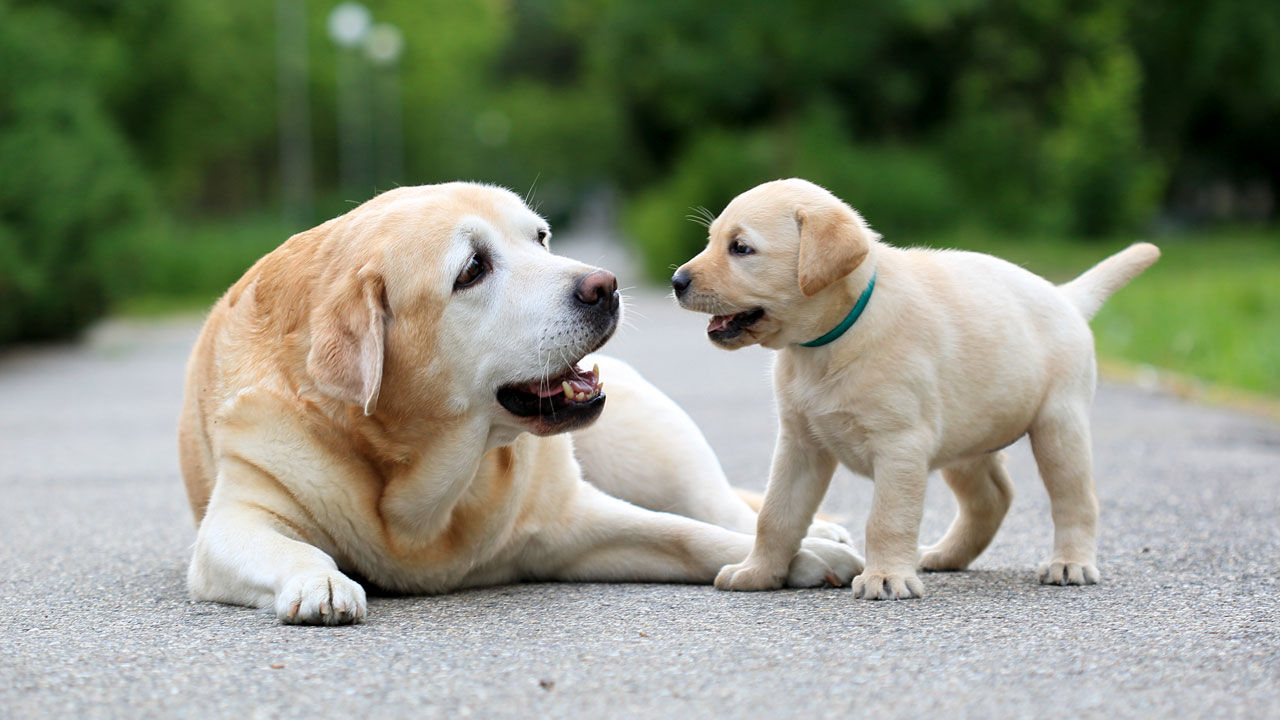
//> input picture samples/dogs.jpg, 1280 x 720 px
$ ./tests ../samples/dogs.jpg   (built with g++ and OpenCV 4)
//> lines starting //> are read from the running program, lines starting //| are printed output that depends on the picture
#include <iostream>
#include <string>
#include <opencv_playground/algorithms/algorithms.hpp>
#include <opencv2/ximgproc/slic.hpp>
#include <opencv2/imgproc/imgproc.hpp>
#include <opencv2/highgui/highgui.hpp>

int main(int argc, char **argv)
{
    double threshold = 100.0;

    if (argc != 2)
    {
        std::cerr << "USAGE <Image Path>." << std::endl;
        return 1;
    }

    cv::Mat src = cv::imread(argv[1], cv::IMREAD_COLOR);
//> src is the input picture: 720 rows x 1280 cols, CV_8UC3; mean B, G, R 121, 140.9, 134.7

    if (src.empty())
    {
        std::cerr << "Failed to parse image." << std::endl;
        return 1;
    }

    cv::imshow("Original", src);

    std::vector<cv::Mat> channels;

    cv::split(src, channels);
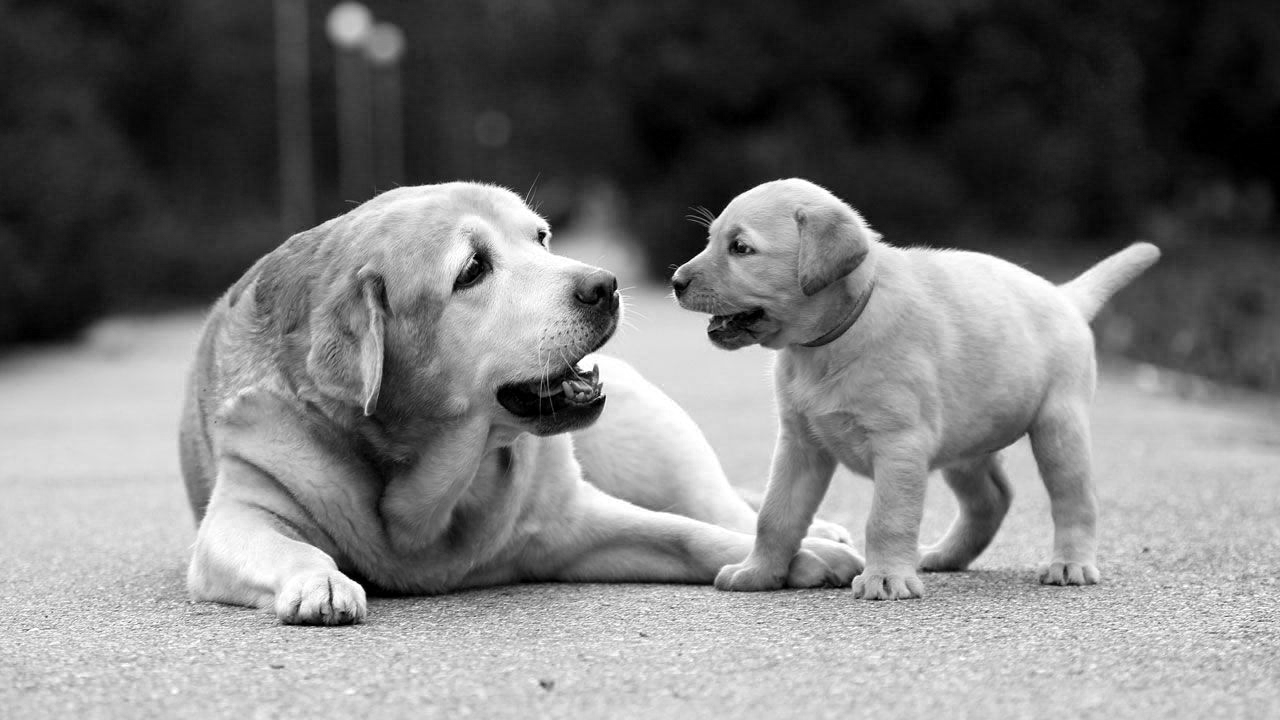
//> channels[0]: 720 rows x 1280 cols, CV_8UC1; min 0, max 255, mean 121
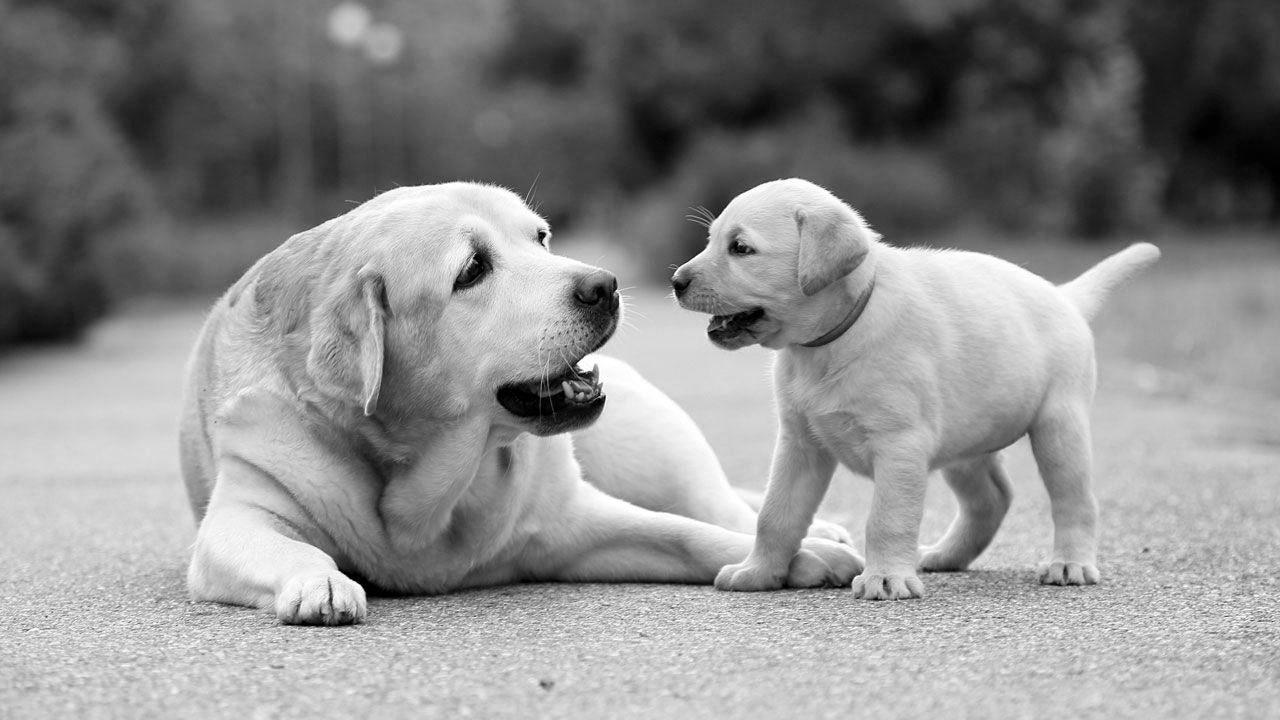
//> channels[1]: 720 rows x 1280 cols, CV_8UC1; min 0, max 255, mean 140.9
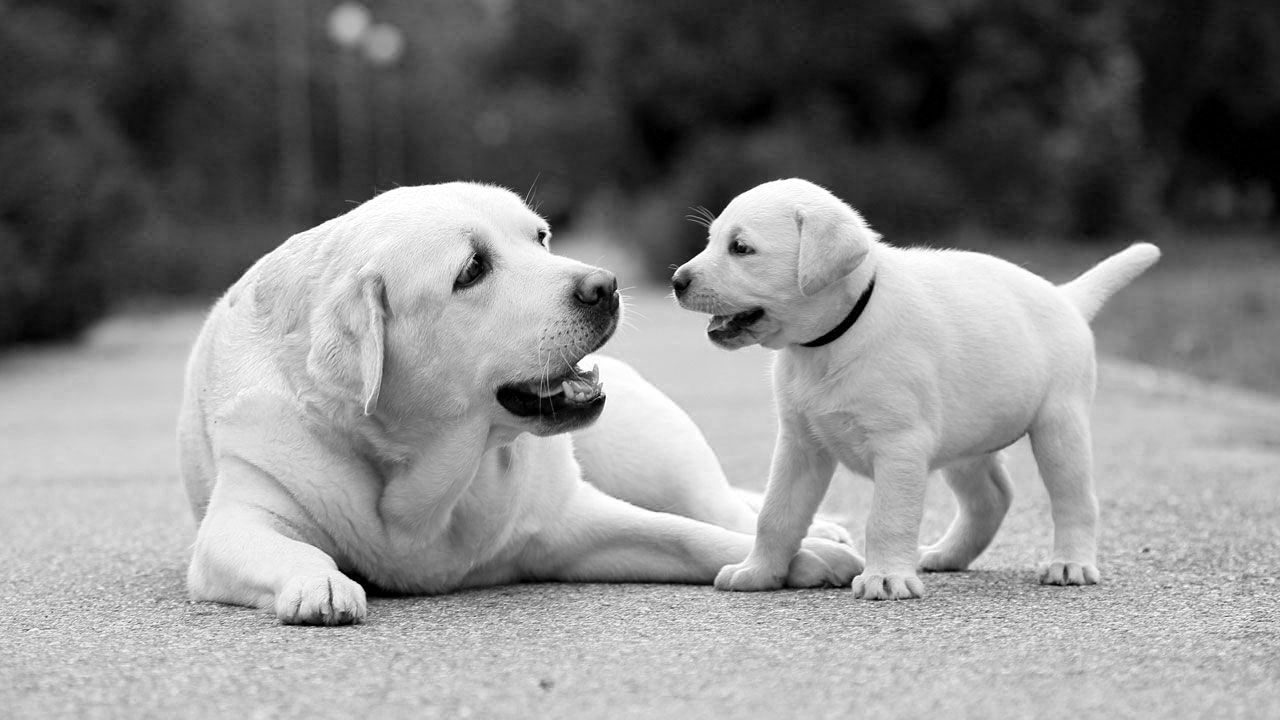
//> channels[2]: 720 rows x 1280 cols, CV_8UC1; min 0, max 255, mean 134.7

    // cv::threshold(channels[0], channels[0], 50, 255, 3);
    // cv::threshold(channels[1], channels[1], 50, 255, 3);
    // cv::threshold(channels[2], channels[2], 50, 255, 3);

    cv::Mat shelf, hsvShelf;
    shelf = src;
    // cv::merge(channels, shelf);

    cv::cvtColor(shelf, hsvShelf, cv::COLOR_BGR2HSV);
//> hsvShelf: 720 rows x 1280 cols, CV_8UC3; mean H, S, V 59, 75.7, 147

    int subdivisions = 100;
    // int windowSize = 50;

    cv::Size shelfSize(shelf.size());
//> shelfSize = Size(1280, 720)

    int colSize = (double)shelfSize.width / (double)subdivisions;
//> colSize = 12

    std::vector<cv::Rect> regionRect;
    std::vector<cv::Mat> regionMat;
    std::vector<cv::Mat> shelfHisto;

    // Quantize the hue to 30 levels
    // and the saturation to 32 levels
    int hbins = 16, sbins = 16;
    int histSize[] = {hbins, sbins};
    // hue varies from 0 to 179, see cvtColor
    float hranges[] = {0, 180};
    // saturation varies from 0 (black-gray-white) to
    // 255 (pure spectrum color)
    float sranges[] = {0, 256};
    const float *ranges[] = {hranges, sranges};
    // we compute the histogram from the 0-th and 1-st channels
    int histChannels[] = {0, 1};

    for (int i = 0; i < subdivisions; ++i)
    {
        regionRect.push_back(cv::Rect(
            i * colSize,
            0,
            colSize,
            shelfSize.height));
        cv::Mat regionOfInterest = cv::Mat(hsvShelf, regionRect[i]);
        cv::Mat hist;
        cv::calcHist(&regionOfInterest, 1, histChannels, cv::Mat(), // do not use mask
                     hist, 2, histSize, ranges,
                     true, // the histogram is uniform
                     false);
        std::cout << "Antes: " << hist << std::endl;
        cv::normalize(hist, hist, 1, 0, cv::NORM_L2);
        std::cout << "Despues: " << hist << std::endl;
        shelfHisto.push_back(hist);
    }
//> this loop made 100 passes
//| Antes: [47, 0, 0, 0, 0, 0, 0, 0, 0, 0, 0, 0, 0, 0, 0, 0;
//|  17, 40, 65, 48, 10, 0, 0, 0, 0, 0, 0, 0, 0, 0, 0, 0;
//|  64, 1, 0, 0, 11, 0, 0, 0, 1, 0, 0, 0, 0, 0, 0, 0;
//|  28, 0, 5, 22, 18, 4, 4, 35, 81, 105, 7, 0, 0, 0, 0, 0;
//> (the first 4 of 96 printed lines)
//> (output is shown up to pass 3 of 100)
//> after the loop, regionRect = 100 Rects (x, y, width, height), first 8: [0, 0, 12, 720], [12, 0, 12, 720], [24, 0, 12, 720], [36, 0, 12, 720], [48, 0, 12, 720], [60, 0, 12, 720], [72, 0, 12, 720], [84, 0, 12, 720]

    cv::Mat histDistance(
        shelfHisto.size(),
        shelfHisto.size(),
        CV_32FC1);
//> histDistance: 100 rows x 100 cols, CV_32FC1; every value is 0

    for (int i = 0; i < shelfHisto.size(); ++i)
    {
        for (int j = 0; j < shelfHisto.size(); ++j)
        {
            double distance = cv::compareHist(shelfHisto[i], shelfHisto[j], cv::HISTCMP_BHATTACHARYYA);
            histDistance.at<float>(i, j) = distance;
        }
    }
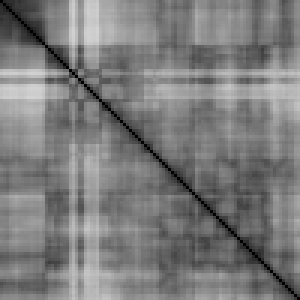
//> histDistance: 100 rows x 100 cols, CV_32FC1 (shown 3 times larger); min 0, max 0.826, mean 0.486

    cv::Mat featureMat(shelfHisto.size(), shelfHisto.size() + 1, CV_32FC1);
//> featureMat: 100 rows x 101 cols, CV_32FC1; every value is 0

    for (int i = 0; i < featureMat.rows; ++i)
    {
        for (int j = 0; j < featureMat.cols; ++j)
        {
            if (j == 0)
                featureMat.at<float>(i, j) = cv::pow(10*(double)(j + 1), 2) / (double)shelfHisto.size();
            else
                featureMat.at<float>(i, j) = histDistance.at<float>(i, j);
        }
    }
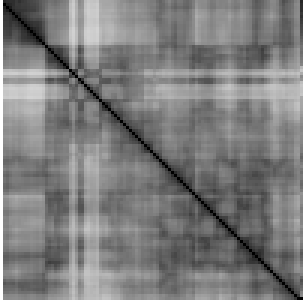
//> featureMat: 100 rows x 101 cols, CV_32FC1 (shown 3 times larger); min 0, max 1, mean 0.491

    cv::Mat centroids, labels;
    int clusters = 7;

//> (the run ends here: the program needs code that is not available in this run, at `double compactness = cvpg::basicKmeansSegmentation(featureMat, labels,..`)

$ run again, on samples/pepper_noise.jpg
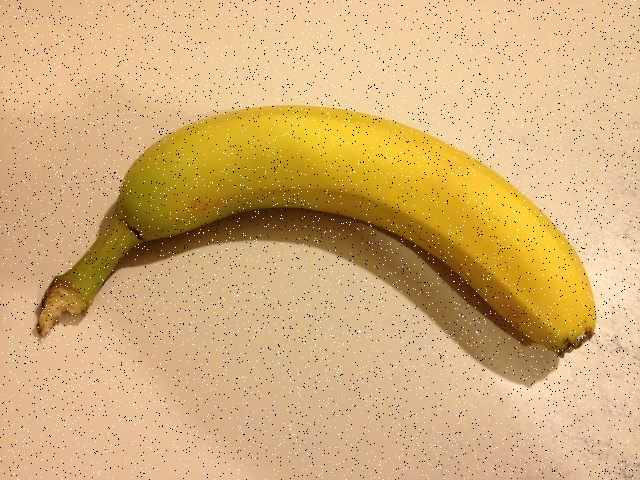
//> input picture samples/pepper_noise.jpg, 640 x 480 px
//> src is the input picture: 480 rows x 640 cols, CV_8UC3; mean B, G, R 120.2, 175.2, 212
//> `cv::split(src, channels);`:
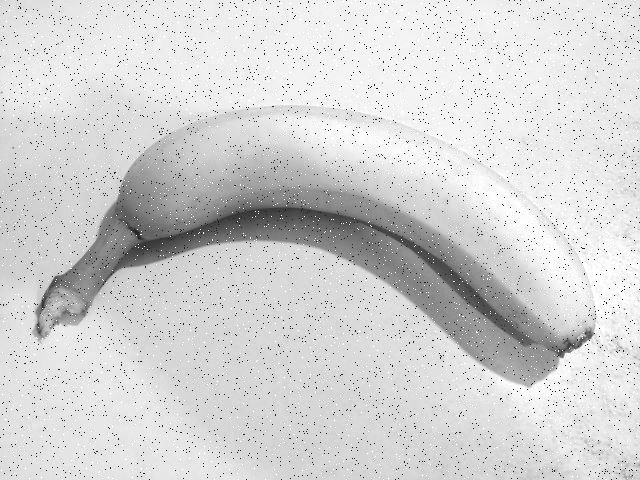
//> channels[2]: 480 rows x 640 cols, CV_8UC1; min 15, max 255, mean 212
//> hsvShelf: 480 rows x 640 cols, CV_8UC3; mean H, S, V 17, 117.9, 212
//> the loop `for (int i = 0; i < subdivisions; ++i)` made 100 passes
//| Antes: [0, 0, 0, 0, 0, 0, 0, 0, 0, 0, 0, 0, 0, 0, 0, 33;
//|  0, 0, 0, 10, 13, 598, 2146, 66, 1, 0, 0, 0, 0, 0, 0, 0;
//|  0, 0, 2, 11, 0, 0, 0, 0, 0, 0, 0, 0, 0, 0, 0, 0;
//|  0, 0, 0, 0, 0, 0, 0, 0, 0, 0, 0, 0, 0, 0, 0, 0;
//> (the first 4 of 128 printed lines)
//> (output is shown up to pass 4 of 100)
//> after the loop `for (int i = 0; i < subdivisions; ++i)`: regionRect = 100 Rects (x, y, width, height), first 8: [0, 0, 6, 480], [6, 0, 6, 480], [12, 0, 6, 480], [18, 0, 6, 480], [24, 0, 6, 480], [30, 0, 6, 480], [36, 0, 6, 480], [42, 0, 6, 480]
//> the loop `for (int i = 0; i < shelfHisto.size(); ++i)` made 100 passes
//> after the loop `for (int i = 0; i < featureMat.rows; ++i)`:
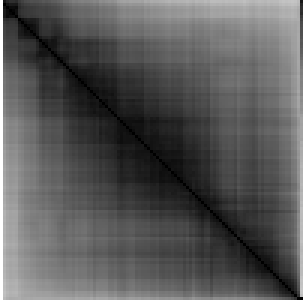
//> featureMat: 100 rows x 101 cols, CV_32FC1 (shown 3 times larger); min 0, max 1, mean 0.345
